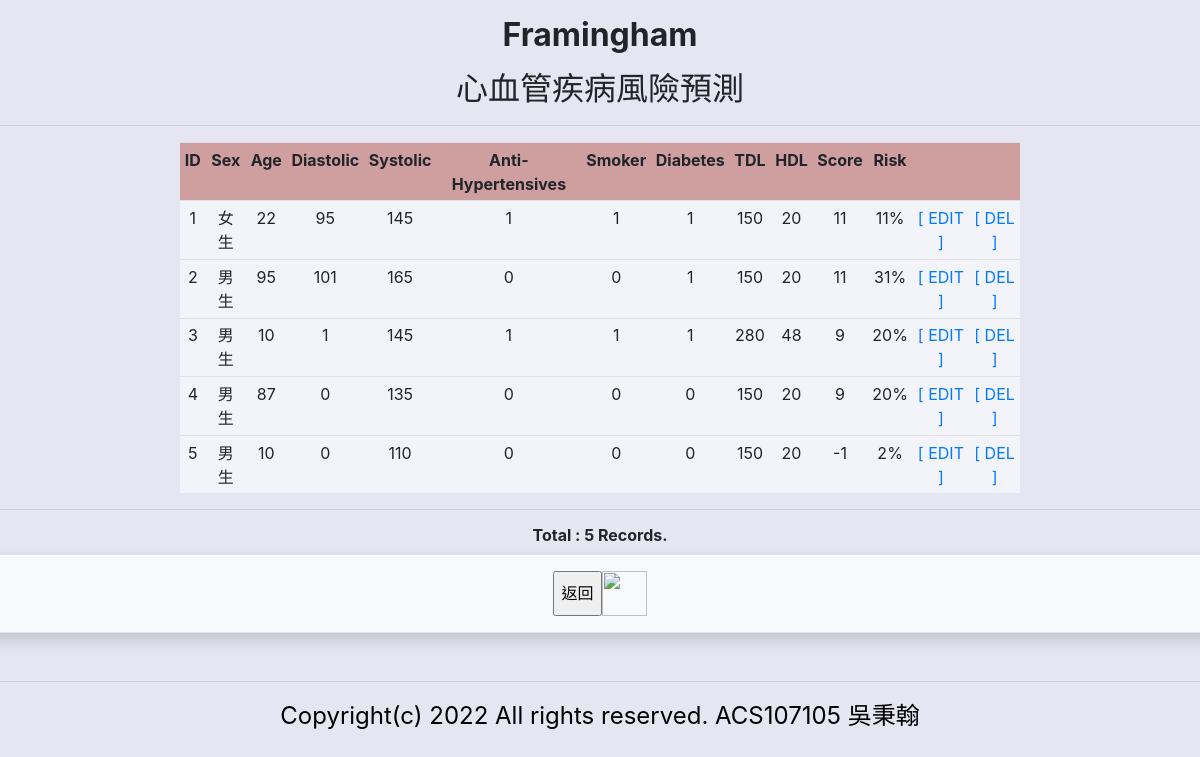
The page /show.php on the database its author committed.
### tables this page shows
CREATE TABLE `heart` (
  `id` int(11) NOT NULL,
  `sex` varchar(10) NOT NULL,
  `age` int(3) NOT NULL,
  `diastolic` int(3) NOT NULL,
  `systolic` int(3) NOT NULL,
  `antih` varchar(1) NOT NULL,
  `smoker` varchar(1) NOT NULL,
  `diabete` varchar(1) NOT NULL,
  `tdl` int(3) NOT NULL,
  `hdl` int(3) NOT NULL,
  `score` int(3) NOT NULL,
  `risk` int(3) NOT NULL
);

### show.php (the view, shortened to what this page needs)
<!DOCTYPE html PUBLIC "-//W3C//DTD XHTML 1.0 Transitional//EN" "http://www.w3.org/TR/xhtml1/DTD/xhtml1-transitional.dtd">
<html xmlns="http://www.w3.org/1999/xhtml">
<head>
<link rel="stylesheet" href="https://stackpath.bootstrapcdn.com/bootstrap/4.2.1/css/bootstrap.min.css"
crossorigin="anonymous">
</head>
<body style="background-color:#E6E6F2">
<p class="auto-style1">
 <span><strong><h2 align="center" >Framingham</h2></strong></span></p>
 <span><strong><h2 align="center" >心血管疾病風險預測</h2></strong></span></p>
 <hr>
<?php
require_once('conn_db.php');
$sql=$pdo->prepare('select * from heart');
$sql->execute()
?>
<table class="table table-hover table-sm"  align="center"  style="width: 70%">
	<tr bgcolor="#CF9E9E" style="text-align: center">
		<td><strong>ID</strong></td>
		<td><strong>Sex</strong></td>
		<td><strong>Age</strong></td>
		<td><strong>Diastolic</strong></td>
		<td><strong>Systolic</strong></td>
		<td><strong>Anti-Hypertensives</strong></td>
		<td><strong>Smoker</strong></td>
		<td><strong>Diabetes</strong></td>
		<td><strong>TDL</strong></td>
		<td><strong>HDL</strong></td>
		<td><strong>Score</strong></td>
		<td><strong>Risk</strong></td>
		<td></td>
		<td></td>
	</tr>
	<?php foreach ($sql->fetchAll() as $row) {
	      echo '<tr bgcolor="#F3F3FA"style="text-align: center">';
	      echo '<td>' . $row['id'] . '</td>';
	      echo '<td>' . $row['sex'] . '</td>';
		  echo '<td>' . $row['age'] . '</td>';
  		  echo '<td>' . $row['diastolic'] . '</td>';
	      echo '<td>' . $row['systolic'] . '</td>';
	      echo '<td>' . $row['antih'] . '</td>';
	      echo '<td>' . $row['smoker'] . '</td>';
		  echo '<td>' . $row['diabete'] . '</td>';
	      echo '<td>' . $row['tdl'] . '</td>';
		  echo '<td>' . $row['hdl'] . '</td>';
		  echo '<td>' . $row['score'] . '</td>';
		  echo '<td>' . $row['risk'] . '%'.'</td>';
	      echo '<td>' . '<a href="edit.php?id='. $row['id']. '">[ EDIT ]' . '</a></td>';
		  echo '<td>' . '<a href="del.php?id='. $row['id']. '">[ DEL ]' . '</a></td>';
		  echo '</tr>';
	  }
	?>
</table>
<hr>
<h6 align="center"><strong>Total : <?php echo $sql->rowCount(); ?> Records.</strong></h6>
<div class="row justify-content-center table-bordered table-sm shadow p-3 mb-5 bg-light rounded">
	<input type="button" value="返回" onclick="location.href='index.php'">
	<img src="images/sadpepe.gif" width="45" height="45"></a>
</div>
<hr>
<div class="text-center">
<h><font color="#000000", size="5">Copyright(c) 2022 All rights reserved. ACS107105 吳秉翰</font></h>
</div>
</body>
</html>

### rows shown on the page
heart: id "1", sex "女生", age "22", diastolic "95", systolic "145", antih "1", smoker "1", diabete "1", tdl "150", hdl "20", score "11", risk "11"
heart: id "2", sex "男生", age "95", diastolic "101", systolic "165", antih "0", smoker "0", diabete "1", tdl "150", hdl "20", score "11", risk "31"
heart: id "3", sex "男生", age "10", diastolic "1", systolic "145", antih "1", smoker "1", diabete "1", tdl "280", hdl "48", score "9", risk "20"
heart: id "4", sex "男生", age "87", diastolic "0", systolic "135", antih "0", smoker "0", diabete "0", tdl "150", hdl "20", score "9", risk "20"
heart: id "5", sex "男生", age "10", diastolic "0", systolic "110", antih "0", smoker "0", diabete "0", tdl "150", hdl "20", score "-1", risk "2"

### other values the page prints
$sql->rowCount() "5"
